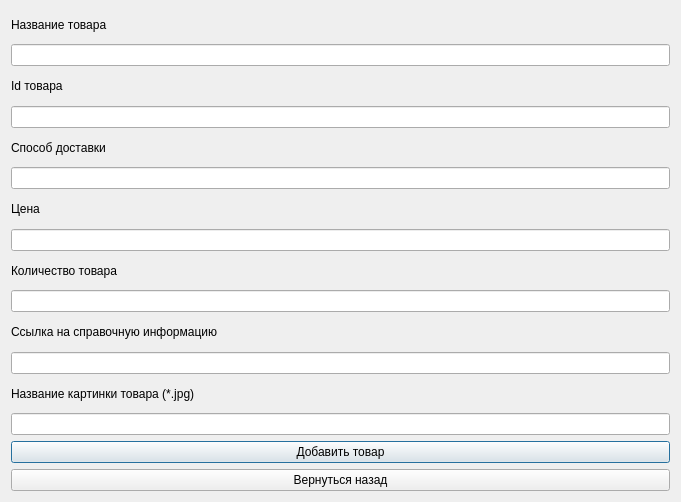
<?xml version="1.0" encoding="UTF-8"?>
<ui version="4.0">
 <class>Dialog</class>
 <widget class="QDialog" name="Dialog">
  <property name="geometry">
   <rect>
    <x>0</x>
    <y>0</y>
    <width>681</width>
    <height>502</height>
   </rect>
  </property>
  <property name="windowTitle">
   <string>Dialog</string>
  </property>
  <layout class="QVBoxLayout" name="verticalLayout">
   <item>
    <widget class="QLabel" name="label_5">
     <property name="text">
      <string>Название товара</string>
     </property>
    </widget>
   </item>
   <item>
    <widget class="QLineEdit" name="lineEdit_6"/>
   </item>
   <item>
    <widget class="QLabel" name="label">
     <property name="text">
      <string>Id товара</string>
     </property>
    </widget>
   </item>
   <item>
    <widget class="QLineEdit" name="lineEdit">
     <property name="text">
      <string/>
     </property>
    </widget>
   </item>
   <item>
    <widget class="QLabel" name="label_2">
     <property name="text">
      <string>Способ доставки</string>
     </property>
    </widget>
   </item>
   <item>
    <widget class="QLineEdit" name="lineEdit_2"/>
   </item>
   <item>
    <widget class="QLabel" name="label_3">
     <property name="text">
      <string>Цена</string>
     </property>
    </widget>
   </item>
   <item>
    <widget class="QLineEdit" name="lineEdit_3"/>
   </item>
   <item>
    <widget class="QLabel" name="label_4">
     <property name="text">
      <string>Количество товара</string>
     </property>
    </widget>
   </item>
   <item>
    <widget class="QLineEdit" name="lineEdit_4">
     <property name="text">
      <string/>
     </property>
    </widget>
   </item>
   <item>
    <widget class="QLabel" name="label_6">
     <property name="text">
      <string>Ссылка на справочную информацию</string>
     </property>
    </widget>
   </item>
   <item>
    <widget class="QLineEdit" name="lineEdit_5"/>
   </item>
   <item>
    <widget class="QLabel" name="label_7">
     <property name="text">
      <string>Название картинки товара (*.jpg)</string>
     </property>
    </widget>
   </item>
   <item>
    <widget class="QLineEdit" name="lineEdit_7"/>
   </item>
   <item>
    <widget class="QPushButton" name="pushButton">
     <property name="text">
      <string>Добавить товар</string>
     </property>
    </widget>
   </item>
   <item>
    <widget class="QPushButton" name="pushButton_2">
     <property name="text">
      <string>Вернуться назад</string>
     </property>
    </widget>
   </item>
  </layout>
 </widget>
 <resources/>
 <connections/>
</ui>
